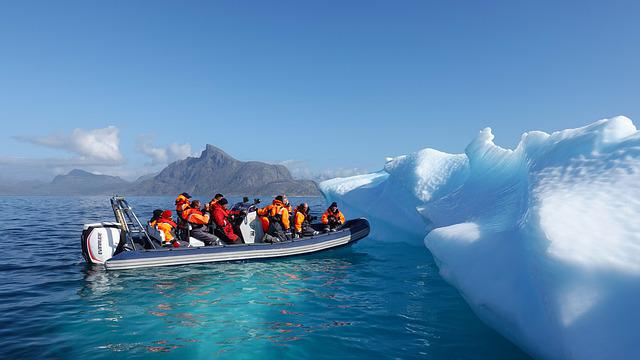
#> input picture greenland_01a.jpg, 640 x 360 px
$ python hist_eqalize.py
#> lines starting #> are read from the running program, lines starting #| are printed output that depends on the picture
import cv2
import matplotlib.pyplot as plt
import numpy as np

img = cv2.imread("greenland_01a.jpg")
#> img is the input picture: shape (360, 640, 3); mean B, G, R 175.1, 135.4, 90.4

gray = cv2.cvtColor(img, cv2.COLOR_BGR2GRAY)
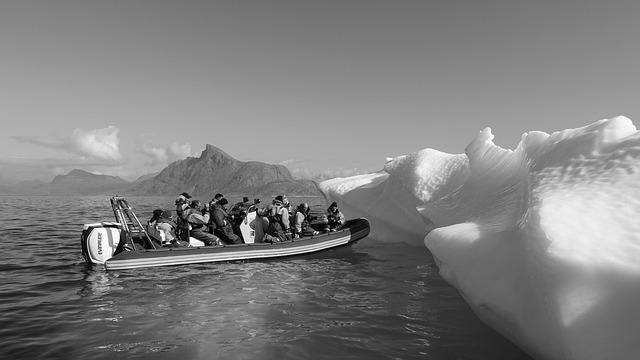
#> gray: shape (360, 640); min 0, max 255, mean 126.5
equalized_image = cv2.equalizeHist(gray)
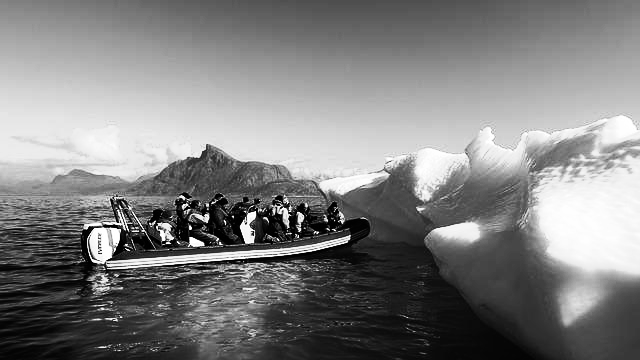
#> equalized_image: shape (360, 640); min 0, max 255, mean 128.4
plt.figure(figsize=(10, 5))

plt.subplot(1, 2, 1)
plt.imshow(img, cmap='gray')
plt.title('Original Image')
plt.axis('off')

plt.subplot(1, 2, 2)
plt.imshow(equalized_image, cmap='gray')
plt.title('Equalized Image')
plt.axis('off')

plt.show()
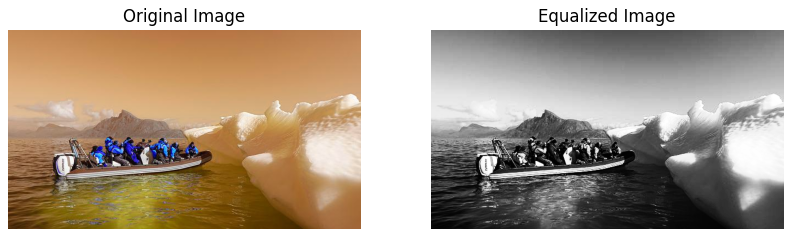
#> figure drawn by matplotlib, 2 panels; B, G, R data is drawn as R, G, B
